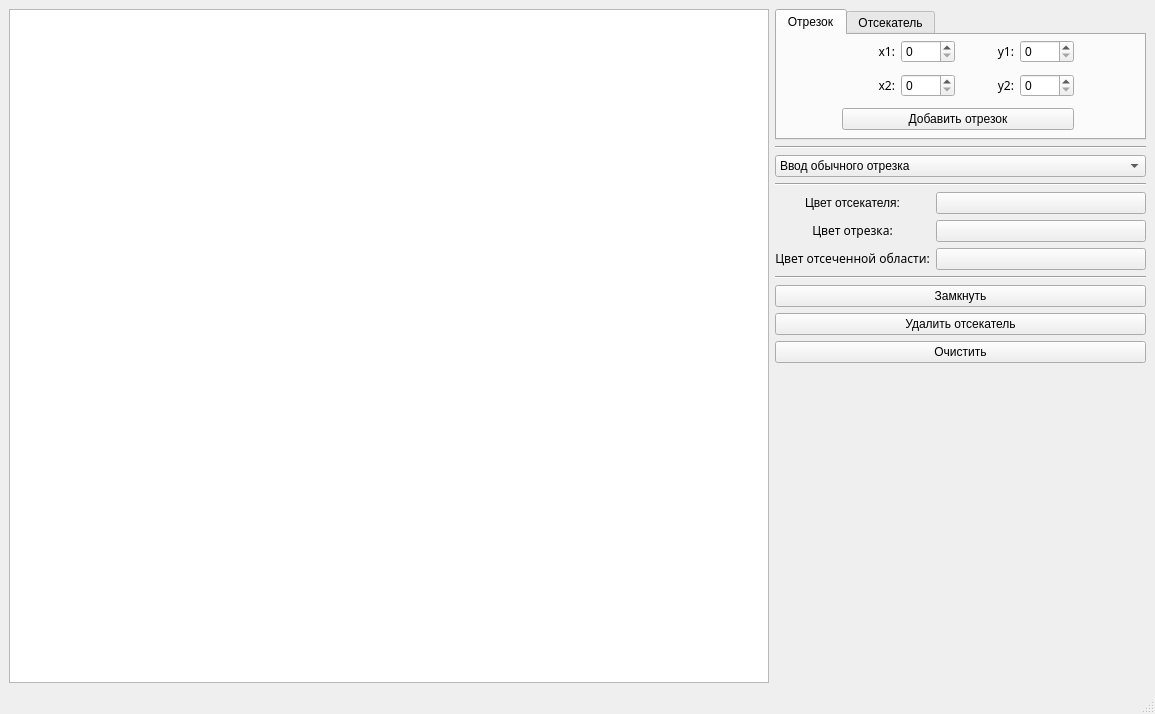
<?xml version="1.0" encoding="UTF-8"?>
<ui version="4.0">
 <class>MainWindow</class>
 <widget class="QMainWindow" name="MainWindow">
  <property name="geometry">
   <rect>
    <x>0</x>
    <y>0</y>
    <width>1155</width>
    <height>714</height>
   </rect>
  </property>
  <property name="mouseTracking">
   <bool>false</bool>
  </property>
  <property name="windowTitle">
   <string>MainWindow</string>
  </property>
  <widget class="QWidget" name="centralwidget">
   <layout class="QHBoxLayout" name="horizontalLayout_2">
    <item>
     <layout class="QHBoxLayout" name="horizontalLayout">
      <item>
       <widget class="QGraphicsView" name="canvas">
        <property name="cursor" stdset="0">
         <cursorShape>CrossCursor</cursorShape>
        </property>
        <property name="mouseTracking">
         <bool>true</bool>
        </property>
        <property name="tabletTracking">
         <bool>false</bool>
        </property>
       </widget>
      </item>
      <item>
       <layout class="QGridLayout" name="gridLayout_3">
        <property name="sizeConstraint">
         <enum>QLayout::SetFixedSize</enum>
        </property>
        <item row="6" column="0">
         <widget class="QLabel" name="label_5">
          <property name="font">
           <font>
            <family>Apple Braille</family>
           </font>
          </property>
          <property name="text">
           <string>&lt;html&gt;&lt;head/&gt;&lt;body&gt;&lt;p align=&quot;center&quot;&gt;Цвет отсеченной области:&lt;/p&gt;&lt;/body&gt;&lt;/html&gt;</string>
          </property>
         </widget>
        </item>
        <item row="3" column="0" colspan="3">
         <widget class="Line" name="line">
          <property name="orientation">
           <enum>Qt::Horizontal</enum>
          </property>
         </widget>
        </item>
        <item row="2" column="0" colspan="3">
         <widget class="QComboBox" name="how_draw">
          <item>
           <property name="text">
            <string>Ввод обычного отрезка</string>
           </property>
          </item>
         </widget>
        </item>
        <item row="1" column="0" colspan="3">
         <widget class="Line" name="line_3">
          <property name="orientation">
           <enum>Qt::Horizontal</enum>
          </property>
         </widget>
        </item>
        <item row="4" column="1" colspan="2">
         <widget class="QPushButton" name="color_cutter_bt">
          <property name="cursor">
           <cursorShape>PointingHandCursor</cursorShape>
          </property>
          <property name="text">
           <string/>
          </property>
         </widget>
        </item>
        <item row="4" column="0">
         <widget class="QLabel" name="label_10">
          <property name="text">
           <string>&lt;html&gt;&lt;head/&gt;&lt;body&gt;&lt;p align=&quot;center&quot;&gt;Цвет отсекателя:&lt;/p&gt;&lt;/body&gt;&lt;/html&gt;</string>
          </property>
         </widget>
        </item>
        <item row="5" column="1" colspan="2">
         <widget class="QPushButton" name="color_line_bt">
          <property name="cursor">
           <cursorShape>PointingHandCursor</cursorShape>
          </property>
          <property name="text">
           <string/>
          </property>
         </widget>
        </item>
        <item row="12" column="0">
         <spacer name="verticalSpacer">
          <property name="orientation">
           <enum>Qt::Vertical</enum>
          </property>
          <property name="sizeHint" stdset="0">
           <size>
            <width>20</width>
            <height>40</height>
           </size>
          </property>
         </spacer>
        </item>
        <item row="10" column="0" colspan="3">
         <widget class="QPushButton" name="clear_bt">
          <property name="text">
           <string>Очистить</string>
          </property>
         </widget>
        </item>
        <item row="8" column="0" colspan="3">
         <widget class="QPushButton" name="close_bt">
          <property name="text">
           <string>Замкнуть</string>
          </property>
         </widget>
        </item>
        <item row="7" column="0" colspan="3">
         <widget class="Line" name="line_2">
          <property name="orientation">
           <enum>Qt::Horizontal</enum>
          </property>
         </widget>
        </item>
        <item row="6" column="1" colspan="2">
         <widget class="QPushButton" name="color_cut_line_bt">
          <property name="cursor">
           <cursorShape>PointingHandCursor</cursorShape>
          </property>
          <property name="text">
           <string/>
          </property>
         </widget>
        </item>
        <item row="9" column="0" colspan="3">
         <widget class="QPushButton" name="del_cutter_bt">
          <property name="text">
           <string>Удалить отсекатель</string>
          </property>
         </widget>
        </item>
        <item row="0" column="0" colspan="3">
         <widget class="QTabWidget" name="tabWidget">
          <property name="minimumSize">
           <size>
            <width>371</width>
            <height>131</height>
           </size>
          </property>
          <property name="maximumSize">
           <size>
            <width>371</width>
            <height>131</height>
           </size>
          </property>
          <property name="currentIndex">
           <number>0</number>
          </property>
          <property name="movable">
           <bool>false</bool>
          </property>
          <widget class="QWidget" name="tab">
           <attribute name="title">
            <string>Отрезок</string>
           </attribute>
           <widget class="QWidget" name="layoutWidget">
            <property name="geometry">
             <rect>
              <x>0</x>
              <y>0</y>
              <width>362</width>
              <height>101</height>
             </rect>
            </property>
            <layout class="QGridLayout" name="gridLayout">
             <item row="1" column="3">
              <widget class="QLabel" name="label_8">
               <property name="font">
                <font>
                 <family>Apple Braille</family>
                </font>
               </property>
               <property name="text">
                <string>&lt;html&gt;&lt;head/&gt;&lt;body&gt;&lt;p align=&quot;right&quot;&gt;y2:&lt;/p&gt;&lt;/body&gt;&lt;/html&gt;</string>
               </property>
              </widget>
             </item>
             <item row="0" column="1">
              <widget class="QLabel" name="label">
               <property name="font">
                <font>
                 <family>Apple Braille</family>
                </font>
               </property>
               <property name="text">
                <string>&lt;html&gt;&lt;head/&gt;&lt;body&gt;&lt;p align=&quot;right&quot;&gt;x1:&lt;/p&gt;&lt;/body&gt;&lt;/html&gt;</string>
               </property>
              </widget>
             </item>
             <item row="1" column="4">
              <widget class="QSpinBox" name="y2_sb">
               <property name="cursor">
                <cursorShape>PointingHandCursor</cursorShape>
               </property>
               <property name="minimum">
                <number>0</number>
               </property>
               <property name="maximum">
                <number>4000</number>
               </property>
               <property name="value">
                <number>0</number>
               </property>
              </widget>
             </item>
             <item row="1" column="5">
              <spacer name="horizontalSpacer_6">
               <property name="orientation">
                <enum>Qt::Horizontal</enum>
               </property>
               <property name="sizeType">
                <enum>QSizePolicy::Minimum</enum>
               </property>
               <property name="sizeHint" stdset="0">
                <size>
                 <width>65</width>
                 <height>20</height>
                </size>
               </property>
              </spacer>
             </item>
             <item row="0" column="4">
              <widget class="QSpinBox" name="y1_sb">
               <property name="cursor">
                <cursorShape>PointingHandCursor</cursorShape>
               </property>
               <property name="minimum">
                <number>0</number>
               </property>
               <property name="maximum">
                <number>4000</number>
               </property>
               <property name="value">
                <number>0</number>
               </property>
              </widget>
             </item>
             <item row="0" column="2">
              <widget class="QSpinBox" name="x1_sb">
               <property name="cursor">
                <cursorShape>PointingHandCursor</cursorShape>
               </property>
               <property name="minimum">
                <number>0</number>
               </property>
               <property name="maximum">
                <number>4000</number>
               </property>
              </widget>
             </item>
             <item row="1" column="2">
              <widget class="QSpinBox" name="x2_sb">
               <property name="cursor">
                <cursorShape>PointingHandCursor</cursorShape>
               </property>
               <property name="minimum">
                <number>0</number>
               </property>
               <property name="maximum">
                <number>4000</number>
               </property>
              </widget>
             </item>
             <item row="0" column="0">
              <spacer name="horizontalSpacer">
               <property name="orientation">
                <enum>Qt::Horizontal</enum>
               </property>
               <property name="sizeType">
                <enum>QSizePolicy::Minimum</enum>
               </property>
               <property name="sizeHint" stdset="0">
                <size>
                 <width>65</width>
                 <height>20</height>
                </size>
               </property>
              </spacer>
             </item>
             <item row="2" column="1" colspan="4">
              <widget class="QPushButton" name="add_line_bt">
               <property name="maximumSize">
                <size>
                 <width>16777215</width>
                 <height>16777215</height>
                </size>
               </property>
               <property name="cursor">
                <cursorShape>PointingHandCursor</cursorShape>
               </property>
               <property name="text">
                <string>Добавить отрезок</string>
               </property>
              </widget>
             </item>
             <item row="0" column="5">
              <spacer name="horizontalSpacer_2">
               <property name="orientation">
                <enum>Qt::Horizontal</enum>
               </property>
               <property name="sizeType">
                <enum>QSizePolicy::Minimum</enum>
               </property>
               <property name="sizeHint" stdset="0">
                <size>
                 <width>65</width>
                 <height>20</height>
                </size>
               </property>
              </spacer>
             </item>
             <item row="1" column="1">
              <widget class="QLabel" name="label_9">
               <property name="font">
                <font>
                 <family>Apple Braille</family>
                </font>
               </property>
               <property name="text">
                <string>&lt;html&gt;&lt;head/&gt;&lt;body&gt;&lt;p align=&quot;right&quot;&gt;x2:&lt;/p&gt;&lt;/body&gt;&lt;/html&gt;</string>
               </property>
              </widget>
             </item>
             <item row="1" column="0">
              <spacer name="horizontalSpacer_5">
               <property name="orientation">
                <enum>Qt::Horizontal</enum>
               </property>
               <property name="sizeType">
                <enum>QSizePolicy::Minimum</enum>
               </property>
               <property name="sizeHint" stdset="0">
                <size>
                 <width>65</width>
                 <height>20</height>
                </size>
               </property>
              </spacer>
             </item>
             <item row="0" column="3">
              <widget class="QLabel" name="label_2">
               <property name="font">
                <font>
                 <family>Apple Braille</family>
                </font>
               </property>
               <property name="text">
                <string>&lt;html&gt;&lt;head/&gt;&lt;body&gt;&lt;p align=&quot;right&quot;&gt;y1:&lt;/p&gt;&lt;/body&gt;&lt;/html&gt;</string>
               </property>
              </widget>
             </item>
            </layout>
           </widget>
          </widget>
          <widget class="QWidget" name="tab_2">
           <attribute name="title">
            <string>Отсекатель</string>
           </attribute>
           <widget class="QWidget" name="layoutWidget">
            <property name="geometry">
             <rect>
              <x>0</x>
              <y>0</y>
              <width>391</width>
              <height>71</height>
             </rect>
            </property>
            <layout class="QGridLayout" name="gridLayout_2">
             <item row="0" column="0">
              <spacer name="horizontalSpacer_3">
               <property name="orientation">
                <enum>Qt::Horizontal</enum>
               </property>
               <property name="sizeType">
                <enum>QSizePolicy::Minimum</enum>
               </property>
               <property name="sizeHint" stdset="0">
                <size>
                 <width>65</width>
                 <height>20</height>
                </size>
               </property>
              </spacer>
             </item>
             <item row="0" column="1">
              <widget class="QLabel" name="label_11">
               <property name="font">
                <font>
                 <family>Apple Braille</family>
                </font>
               </property>
               <property name="text">
                <string>&lt;html&gt;&lt;head/&gt;&lt;body&gt;&lt;p align=&quot;right&quot;&gt;x:&lt;/p&gt;&lt;/body&gt;&lt;/html&gt;</string>
               </property>
              </widget>
             </item>
             <item row="0" column="2">
              <widget class="QSpinBox" name="x_sb">
               <property name="cursor">
                <cursorShape>PointingHandCursor</cursorShape>
               </property>
               <property name="minimum">
                <number>0</number>
               </property>
               <property name="maximum">
                <number>4000</number>
               </property>
              </widget>
             </item>
             <item row="0" column="3">
              <widget class="QLabel" name="label_12">
               <property name="font">
                <font>
                 <family>Apple Braille</family>
                </font>
               </property>
               <property name="text">
                <string>&lt;html&gt;&lt;head/&gt;&lt;body&gt;&lt;p align=&quot;right&quot;&gt;y:&lt;/p&gt;&lt;/body&gt;&lt;/html&gt;</string>
               </property>
              </widget>
             </item>
             <item row="0" column="4">
              <widget class="QSpinBox" name="y_sb">
               <property name="cursor">
                <cursorShape>PointingHandCursor</cursorShape>
               </property>
               <property name="minimum">
                <number>0</number>
               </property>
               <property name="maximum">
                <number>4000</number>
               </property>
               <property name="value">
                <number>0</number>
               </property>
              </widget>
             </item>
             <item row="0" column="5">
              <spacer name="horizontalSpacer_4">
               <property name="orientation">
                <enum>Qt::Horizontal</enum>
               </property>
               <property name="sizeType">
                <enum>QSizePolicy::Minimum</enum>
               </property>
               <property name="sizeHint" stdset="0">
                <size>
                 <width>65</width>
                 <height>20</height>
                </size>
               </property>
              </spacer>
             </item>
             <item row="1" column="1" colspan="4">
              <widget class="QPushButton" name="add_cutter_bt">
               <property name="maximumSize">
                <size>
                 <width>16777215</width>
                 <height>16777215</height>
                </size>
               </property>
               <property name="cursor">
                <cursorShape>PointingHandCursor</cursorShape>
               </property>
               <property name="text">
                <string>Добавить точку для отсекателя</string>
               </property>
              </widget>
             </item>
            </layout>
           </widget>
          </widget>
         </widget>
        </item>
        <item row="5" column="0">
         <widget class="QLabel" name="label_4">
          <property name="font">
           <font>
            <family>Apple Braille</family>
           </font>
          </property>
          <property name="text">
           <string>&lt;html&gt;&lt;head/&gt;&lt;body&gt;&lt;p align=&quot;center&quot;&gt;Цвет отрезка:&lt;/p&gt;&lt;/body&gt;&lt;/html&gt;</string>
          </property>
         </widget>
        </item>
        <item row="11" column="0" colspan="3">
         <widget class="QLabel" name="position">
          <property name="text">
           <string>&lt;html&gt;&lt;head/&gt;&lt;body&gt;&lt;p&gt;&lt;br/&gt;&lt;/p&gt;&lt;/body&gt;&lt;/html&gt;</string>
          </property>
         </widget>
        </item>
       </layout>
      </item>
     </layout>
    </item>
   </layout>
  </widget>
  <widget class="QStatusBar" name="statusbar"/>
  <widget class="QMenuBar" name="menuBar">
   <property name="geometry">
    <rect>
     <x>0</x>
     <y>0</y>
     <width>1155</width>
     <height>22</height>
    </rect>
   </property>
  </widget>
  <action name="actionshift">
   <property name="text">
    <string>ЛКМ - добавить точку</string>
   </property>
   <property name="font">
    <font>
     <family>Apple Braille</family>
    </font>
   </property>
  </action>
  <action name="action_4">
   <property name="text">
    <string>Движение мышки + ЛКМ - кривая линия</string>
   </property>
  </action>
  <action name="actionShift">
   <property name="text">
    <string>Shift + ЛКМ - прямая линия</string>
   </property>
  </action>
  <action name="action_5">
   <property name="text">
    <string>ПКМ - замкнуть фигуру</string>
   </property>
  </action>
  <action name="action">
   <property name="text">
    <string>ЛКМ - добавить точку</string>
   </property>
  </action>
  <action name="actionshift_2">
   <property name="text">
    <string>shift + ЛКМ - добавить прямую линию</string>
   </property>
  </action>
  <action name="action_2">
   <property name="text">
    <string>Движение мышки + ЛКМ - добавить кривую линию</string>
   </property>
  </action>
  <action name="action_3">
   <property name="text">
    <string>ПКМ - замкнуть фигуру</string>
   </property>
  </action>
 </widget>
 <resources/>
 <connections/>
</ui>
